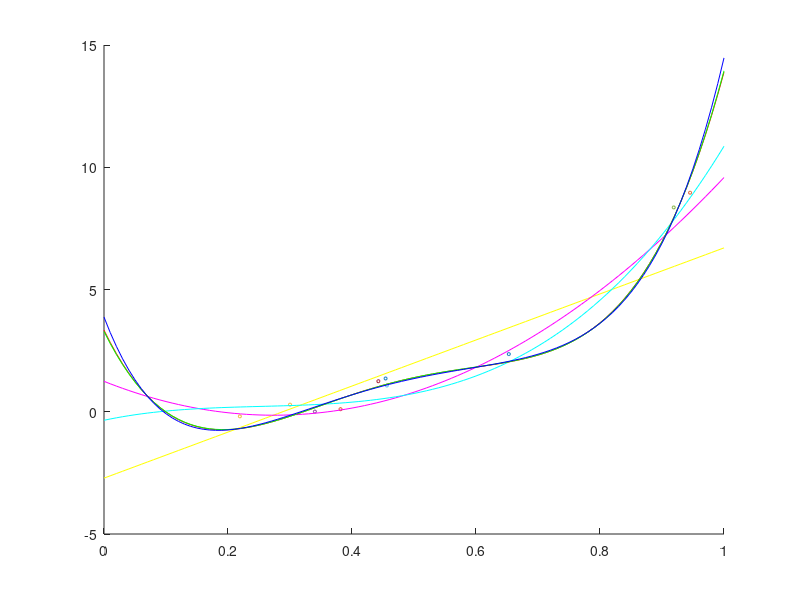
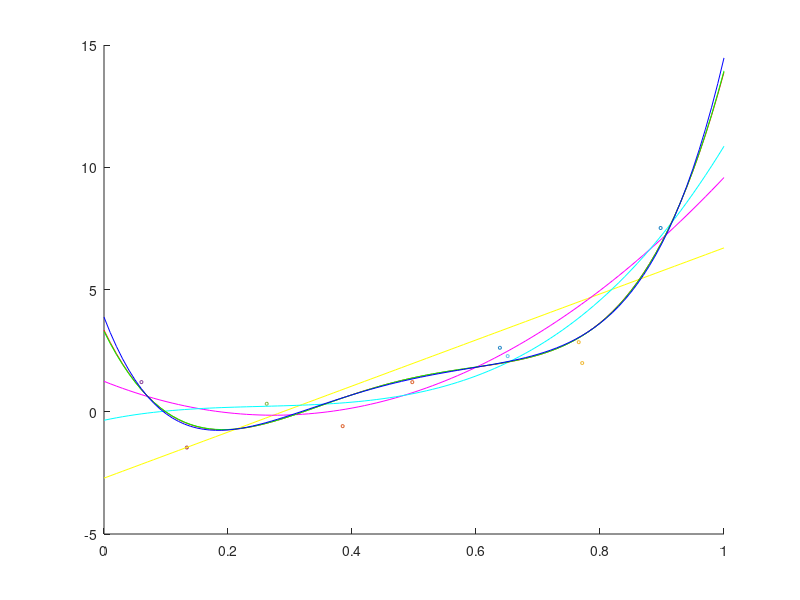
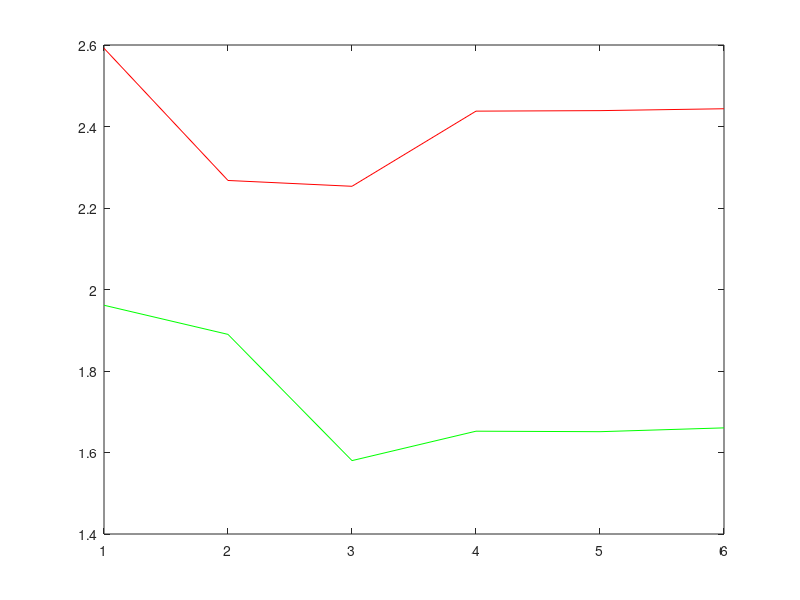

MATLAB code for these plots, in order:
%Evaluation model
%Question 7 (missing 6)
load('reg_data_set_2.mat');

%Using firs half for training and second half for validation
trainx = x(1:(length(x)/2));
trainy = y(1:(length(y)/2));
valx = x((length(x)/2+1):length(x));
valy = y((length(y)/2+1):length(y));

%Computing analitical model
tx1 = [ones(length(x),1) x ];
tx2 = [ones(length(x),1) x x.^2];
tx3 = [ones(length(x),1) x x.^2 x.^3];
tx4 = [ones(length(x),1) x x.^2 x.^3 x.^4];
tx5 = [ones(length(x),1) x x.^2 x.^3 x.^4 x.^5];
tx6 = [ones(length(x),1) x x.^2 x.^3 x.^4 x.^5 x.^6];

tw1 = (tx1'*tx1)\(tx1'*y);
tw2 = (tx2'*tx2)\(tx2'*y);
tw3 = (tx3'*tx3)\(tx3'*y);
tw4 = (tx4'*tx4)\(tx4'*y);
tw5 = (tx5'*tx5)\(tx5'*y);
tw6 = (tx6'*tx6)\(tx6'*y);

i = 0:0.01:1;
f1 = tw1(1) + tw1(2)*i;
f2 = tw2(1) + tw2(2)*i + tw2(3)*i.^2;
f3 = tw3(1) + tw3(2)*i + tw3(3)*i.^2 + tw3(4)*i.^3;
f4 = tw4(1) + tw4(2)*i + tw4(3)*i.^2 + tw4(4)*i.^3 + tw4(5)*i.^4;
f5 = tw5(1) + tw5(2)*i + tw5(3)*i.^2 + tw5(4)*i.^3 + tw5(5)*i.^4 + tw5(6)*i.^5;
f6 = tw6(1) + tw6(2)*i + tw6(3)*i.^2 + tw6(4)*i.^3 + tw6(5)*i.^4 + tw6(6)*i.^5 + tw6(7)*i.^6;

%plot validation set and the 6 models
figure;
scatter(valx(1),valy(1),5,'black');
hold on;
for p=2:length(valx)
    scatter(valx(p),valy(p),5,'blue');
end
plot( i, f1, 'y' );
plot( i, f2, 'm' );
plot( i, f3, 'c' );
plot( i, f4, 'r' );
plot( i, f5, 'g' );
plot( i, f6, 'b' );
hold off;

%plot training set and the 6 models
figure;
scatter(trainx(1),trainy(1),5,'black');
hold on;
for p=2:length(trainx)
    scatter(trainx(p),trainy(p),5,'blue');
end
plot( i, f1, 'y' );
plot( i, f2, 'm' );
plot( i, f3, 'c' );
plot( i, f4, 'r' );
plot( i, f5, 'g' );
plot( i, f6, 'b' );
hold off;

%Compute the RMS
i = sort(trainx);
f1 = tw1(1) + tw1(2)*i;
f2 = tw2(1) + tw2(2)*i + tw2(3)*i.^2;
f3 = tw3(1) + tw3(2)*i + tw3(3)*i.^2 + tw3(4)*i.^3;
f4 = tw4(1) + tw4(2)*i + tw4(3)*i.^2 + tw4(4)*i.^3 + tw4(5)*i.^4;
f5 = tw5(1) + tw5(2)*i + tw5(3)*i.^2 + tw5(4)*i.^3 + tw5(5)*i.^4 + tw5(6)*i.^5;
f6 = tw6(1) + tw6(2)*i + tw6(3)*i.^2 + tw6(4)*i.^3 + tw6(5)*i.^4 + tw6(6)*i.^5 + tw6(7)*i.^6;



tRMS1 = sqrt(pdist2(f1', sort(trainy)'));
tRMS2 = sqrt(pdist2(f2', sort(trainy)'));
tRMS3 = sqrt(pdist2(f3', sort(trainy)'));
tRMS4 = sqrt(pdist2(f4', sort(trainy)'));
tRMS5 = sqrt(pdist2(f5', sort(trainy)'));
tRMS6 = sqrt(pdist2(f6', sort(trainy)'));
vRMS1 = sqrt(pdist2(f1', sort(valy)'));
vRMS2 = sqrt(pdist2(f2', sort(valy)'));
vRMS3 = sqrt(pdist2(f3', sort(valy)'));
vRMS4 = sqrt(pdist2(f4', sort(valy)'));
vRMS5 = sqrt(pdist2(f5', sort(valy)'));
vRMS6 = sqrt(pdist2(f6', sort(valy)'));

p = 1:6;
tRMS = [tRMS1 tRMS2 tRMS3 tRMS4 tRMS5 tRMS6];
vRMS = [vRMS1 vRMS2 vRMS3 vRMS4 vRMS5 vRMS6];

figure;
plot(p, tRMS, 'g');
hold on;
plot(p, vRMS, 'r');
hold off;